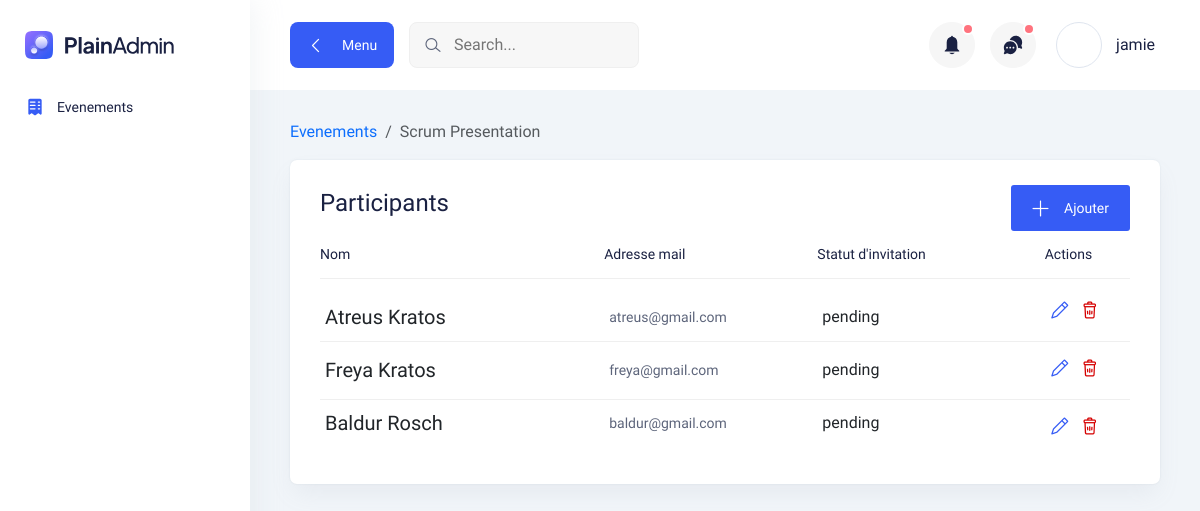
/events/14 (signed in), run on an earlier commit of the app's database.
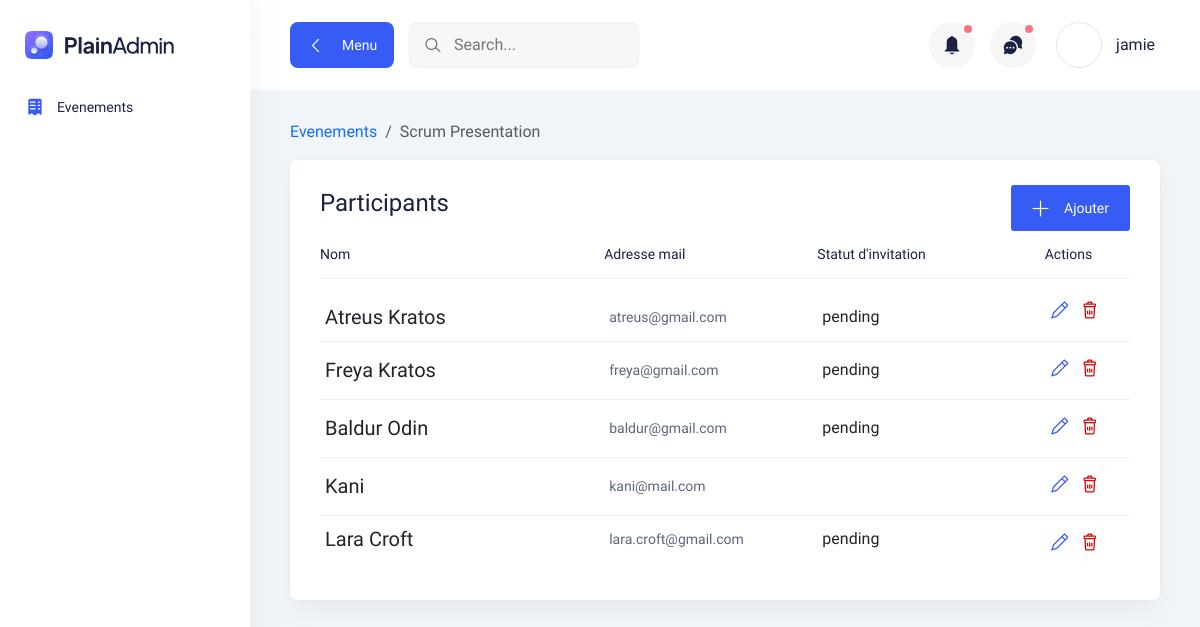
And on a later commit of the database.
### main/models.py (models this page shows, shortened)
class Participant(models.Model):
    INVITATION_STATUS = [
        ("pending", _("En attente")),
        ("rejected", _("Rejetée")),
        ("accepted", _("Accepté"))
    ]
    evenement = models.ForeignKey(Evenement, on_delete=models.CASCADE)
    name = models.CharField(max_length=100)
    email = models.EmailField()
    statut = models.CharField(max_length=15, choices=INVITATION_STATUS, default="pending")
    invitation_successful = models.BooleanField(null=True)

### main/views.py (the view)
# urls.py: path("events/", views.events, name="events"),
@login_required
def events(request, event_id=None):
    user = request.user
    edit_form = UpdateEvenementForm
    if not event_id:
        if request.method == 'POST':
            form = EvenementForm(request.POST, request.FILES)
            if form.is_valid():
                evenement = form.save()
                evenement.user = user
                evenement.save()
                excel_file = form.cleaned_data.get("participants_file")
                if excel_file:
                    try:
                        df = pd.read_excel(excel_file)
                        for index, row in df.iterrows():
                            email = row.get("Email")
                            name = row.get("Nom")
                            if email and name:
                                Participant.objects.create(
                                    evenement=evenement,
                                    email=email,
                                    statut='pending',
                                    name=name
                                )
                    except Exception as e:
                        evenement.delete()
                        return JsonResponse({'success': False, 'errors': ['Error adding participants from excel file']})
                return JsonResponse({'success': True})  # Return success response
            return JsonResponse({'success': False, 'errors': form.errors})  # Return validation errors
        else:
            form = EvenementForm()
            evenements = Evenement.objects.filter(Q(user=user) | Q(user__isnull=True))
        return render(request, "main/evenements.html", context={'evenements': evenements, 'form': form, 'edit_form': edit_form})
    else:
        event = get_object_or_404(Evenement, id=event_id, user=user)
        context = {
            'event': event,
            'update_participant_form': UpdateParticipantForm,
            'participant_form': ParticipantForm,
            'participants_json': [ model_to_dict(p) for p in event.participant_set.all() ]
        }
        print("Returning context... ")
        print(context)
        return render(request, "main/event_detail.html", context=context)

### main/models.py (called while the page is built)
    def __str__(self):
        return f"{self.nom}: {self.ville}, {self.pays}"

### main/templates/main/event_detail.html (shortened to what the changed rows need)
{% extends 'main/sidebar_base.html' %}
{% load i18n %}
{% block page_content %}
<section>
    <div class="container-fluid pt-30">
        <div class="tables-wrapper mt-6">
            <div class="row">
                <div class="col-lg-12">
                    <div class="card-style mb-30">
                        <div class="table-wrapper table-responsive">
                            <table class="table">
                                <thead>
                                    <tr>
                                        <th class="lead-info">
                                            <h6>{% trans "Nom" %}</h6>
                                        </th>
                                        <th class="lead-email">
                                            <h6>{% trans "Adresse mail" %}</h6>
                                        </th>
                                        <th class="lead-phone">
                                            <h6>{% trans "Statut d'invitation" %}</h6>
                                        </th>
                                        <th>
                                            <h6>{% trans "Actions" %}</h6>
                                        </th>
                                    </tr>
                                </thead>
                                <tbody>
                                    {% for participant in event.participant_set.all %}
                                    <tr>
                                        <td class="min-width">
                                            <div class="lead">
                                                <div class="lead-text">
                                                    {{ participant.name }}
                                                </div>
                                            </div>
                                        </td>
                                        <td class="min-width">
                                            <p>{{ participant.email }}</p>
                                        </td>
                                        <td class="min-width">
                                            <div class="d-flex flex-row gap-3 align-items-center">
                                                {{ participant.statut }}
                                            </div>
                                        </td>
                                        <td>
                                            <div class="action">
                                                <button class="text-primary edit-button" data-id="{{ participant.id }}"
                                                    data-bs-toggle="modal" data-bs-target="#editEventModal">
                                                    <i class="lni lni-pencil"></i>
                                                </button>
                                                <button class="text-danger delete-button" data-id="{{ participant.id }}"
                                                    data-nom="{{ evenement.nom }}" data-bs-toggle="modal"
                                                    data-bs-target="#deleteEventModal">
                                                    <i class="lni lni-trash-can"></i>
                                                </button>
                                            </div>
                                        </td>
                                    </tr>
                                    {% endfor %}
                                </tbody>
                            </table>
                        </div>
                    </div>
                </div>
            </div>
        </div>
    </div>
</section>
{% endblock %}

What changed in the data, as far as the page shows it:
changed Participant "baldur@gmail.com": name "Baldur Rosch" → "Baldur Odin"
added Participant: name "Kani", email "kani@mail.com"
added Participant: name "Lara Croft", email "lara.croft@gmail.com", statut "pending"
